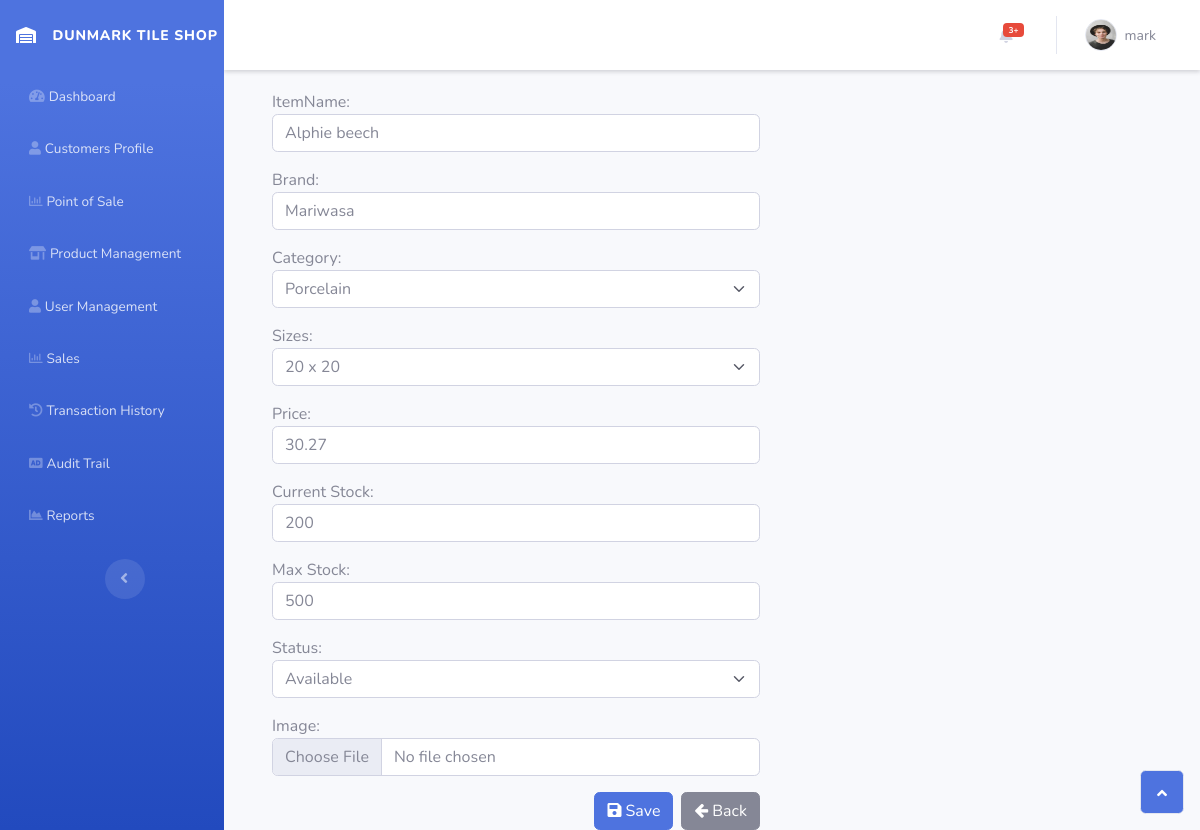
The page /ProductManagement/prod_edit/3/ (signed in) on the database its author committed.
### Usermanagement/models.py (models this page shows, shortened)
class CustomUser(AbstractUser):
    username = models.CharField(max_length=50,null=False,unique=True)
    first_name = models.CharField(max_length=50,null=False)
    last_name  = models.CharField(max_length=50,null=False)
    role = models.CharField(max_length=50,choices=ROLE_CHOICES,default='Cashier')
    email = models.EmailField(max_length=40)
    is_active = models.BooleanField(default=True)
    USERNAME_FIELD = 'username'
    REQUIRED_FIELDS = ['first_name','last_name','email',]

### ProductManagement/models.py (models this page shows)
class Product_crud(models.Model):
  sizes = (
    ('20 x 20','20 x 20'),
    ('20 x 60','20 x 60'),
    ('30 x 30','30 x 30'),
    ('30 x 60','30 x 60'),
    ('40 x 40','40 x 40'),
    ('60 x 30','60 x 30'),
    ('n/a','N/A')
)
  categories = (
    ('adhesive','Adhesive'),
    ('porcelain','Porcelain'),
    ('ceramic','Ceramic'),
    ('skimcoat','Skimcoat'),
    ('sanitaryware ','Sanitary ware')
)
  status = (
    ('available','Available'),
    ('notavailable','Not Available'),
  )
  ItemName = models.CharField(max_length=50,null=False)
  Brand = models.CharField(max_length=50,null=False)
  Sizes = models.CharField(max_length=50,choices=sizes,null=True,default='12 x 30')
  Category  = models.CharField( max_length=50,choices=categories,default='Adhesive',null=False)
  Price = models.DecimalField(max_digits=5,decimal_places=2,null=False,)
  Current_Stock = models.IntegerField(null=False)
  Max_Stock = models.IntegerField(null=False)
  Status = models.CharField(max_length=50,null=False,choices=status)
  Image  = models.ImageField(upload_to='product/',null=True,blank=True)
  Date_Added = models.DateTimeField(default=timezone.now)

### ProductManagement/views.py (the view)
# urls.py: path('prod_edit/<int:id>/',views.product_edit,name='product_edit'),
@login_required()
def product_edit(request,id):
    list_product = Product_crud.objects.get(id=id)
    form = Product_EditForm(instance=list_product)
    form.fields['Max_Stock'].widget.attrs.update({'readonly':True})
    if request.method == 'POST':
        form = Product_EditForm(request.POST, instance=list_product)
        if form.is_valid():
            form.save()
            return redirect('product_list')
    context = {
        'form': form,
        'list_product':list_product,
    }
    return render(request, 'Productmanagement/product_edit.html', context)

### ProductManagement/forms.py
class Product_EditForm(forms.ModelForm):
    class Meta:
        model = Product_crud
        fields = ('ItemName','Brand','Category','Sizes','Price','Current_Stock','Max_Stock','Status','Image')
        widgets  = {
            'ItemName':TextInput(attrs={'class':'form-control'}),'Brand':TextInput(attrs={'class':'form-control'}),
            'Sizes':Select(attrs={'class':'form-select'}),'Category':Select(attrs={'class':'form-select','required':'required'}),
            'Price':NumberInput(attrs={'class':'form-control'}),'Current_Stock':NumberInput(attrs={'class':'form-control'}),
            'Max_Stock':NumberInput(attrs={'class':'form-control'}),'Status':Select(attrs={'class':'form-select'}),'Image':FileInput(attrs={'class':'form-control'})
        }

### templates/Productmanagement/product_edit.html (shortened to what this page needs)
{% extends 'maintemp/base_d.html' %}
{% block content %}
    <main>
        <main>
                <div class="content w-50 h-50 border-info ms-lg-5" style=" padding:10 5 0; margin-top:2%;" >
                    <form action="" method="POST" enctype="multipart/form-data">
                        {{form.as_p}}
                        <div class="modal-footer">
                            <button type="submit" class="btn btn-primary d-inline" value="submit"><i class="fas fa-save"></i> Save </button>
                            <a href="{% url 'product_list'%}"  class="btn btn-secondary ms-2" value="Back"><i class="fa fa-arrow-left" aria-hidden="true"></i> Back </a>
                        </div>
                    </form>
                </div>
            </main>
    </main>
    {% endblock  %}

### templates/maintemp/base_d.html (shortened to what this page needs)
 {% load static %}
<!DOCTYPE html>
<html>
<head>
    <link rel="stylesheet" href="{%static 'assets/bootstrap/css/bootstrapdashboard.min.css' %} ">
    <link rel="stylesheet" href="{% static 'assets/fonts/fontawesome-all.min.css' %}">
    <link rel="stylesheet" href="{% static 'assets/fonts/font-awesome.min.css' %}">
    <link rel="stylesheet" href="{% static 'assets/fonts/fontawesome5-overrides.min.css' %}">
    <link rel="stylesheet" href="https://cdnjs.cloudflare.com/ajax/libs/animate.css/3.5.2/animate.min.css">
    <link rel="stylesheet" href="https://cdnjs.cloudflare.com/ajax/libs/aos/2.3.4/aos.css">
    <link rel="stylesheet" href="https://cdnjs.cloudflare.com/ajax/libs/baguettebox.js/1.11.1/baguetteBox.min.css">
    <link rel="stylesheet" href="https://cdnjs.cloudflare.com/ajax/libs/jquery-confirm/3.3.2/jquery-confirm.min.css">
    <link rel="stylesheet" href="{% static 'assets/css/-Filterable-Gallery-with-Lightbox-BS4--Filterable-Gallery.css' %}">
    <link rel="stylesheet" href="{% static 'assets/css/card.css' %}">
</head>
<body id="page-top" style="background: var(--bs-accordion-color);">
    <div id="wrapper">
        <nav class="navbar navbar-dark align-items-start sidebar sidebar-dark accordion bg-gradient-primary p-0" style="position: sticky;">
            <div class="container-fluid d-flex flex-column p-0"><a class="navbar-brand d-flex justify-content-center align-items-center sidebar-brand m-0" href="#"><i class="fas fa-warehouse fa-fw"></i>
                    <div class="sidebar-brand-text mx-3"><span style="font-size: 14px;">Dunmark Tile Shop</span></div>
                </a>
                <ul class="navbar-nav text-light" id="accordionSidebar">
                    {% url 'dash' as url %}
                    <li class="nav-item ">
                        <a class="nav-link {% if request.path == url %}active{% endif %}" href="{%url 'dash' %}"><i class="fas fa-tachometer-alt" style="font-size: 14px;"></i><span>Dashboard</span></a>
                    </li>
                    {% url 'customer_list' as url %}
                    <li class="nav-item">
                        <a class="nav-link {% if request.path == url %}active{% endif %}" href="{% url 'customer_list'%}"><i class="fas fa-user"></i><span>Customers Profile</span></a>
                    </li>
                    {% url 'pos' as url %}
                    <li class="nav-item">
                        <a class="nav-link {% if request.path == url %}active{% endif %}" href="{% url 'pos' %}"><i class="far fa-chart-bar"></i><span>Point of Sale&nbsp;</span></a>
                    </li>
                    {% url 'product_list' as url %}
                    <li class="nav-item">
                        <a class="nav-link {% if request.path == url %}active{% endif %}" href="{%url 'product_list'%}"><i class="fas fa-store-alt"></i><span>Product Management</span></a>
                    </li>
                    {% url 'userman' as url %}
                    <li class="nav-item">
                        <a class="nav-link {% if request.path == url %}active{% endif %}" href="{%url 'userman' %}"><i class="fas fa-user"></i><span>User Management</span></a>
                    </li>
                    {% url '' as url %}
                    <li class="nav-item">
                        <a class="nav-link {% if request.path == url %}active{% endif %}" href=""><i class="far fa-chart-bar"></i><span>Sales&nbsp;</span></a>
                    </li>
                    {% url '' as url %}
                    <li class="nav-item">
                        <a class="nav-link {% if request.path == url %}active{% endif %}" href="table.html"><i class="fas fa-history"></i><span>Transaction History</span></a>
                    </li>
                    {% url '' as url %}
                    <li class="nav-item">
                        <a class="nav-link {% if request.path == url %}active{% endif %} " href="audittrail1.html"><i class="fas fa-audio-description"></i><span>Audit Trail</span></a>
                    </li>
                    {% url '' as url %}
                    <li class="nav-item">
                        <a class="nav-link {% if request.path == url %}active{% endif %}" href="reports.html"><i class="fas fa-chart-area"></i><span>Reports</span></a>
                    </li>
                </ul>
                <div class="text-center d-none d-md-inline"><button class="btn rounded-circle border-0" id="sidebarToggle" type="button" style="background: var(--bs-navbar-toggler-border-color);"></button></div>
            </div>
        </nav>
        <div class="d-flex flex-column " id="content-wrapper">
            <div id="content" class="">
                <nav class="navbar navbar-light navbar-expand bg-light shadow-sm topbar static-top shadow-sm bg-white" style="box-shadow: 0px 0px;background: #fff;">
                    <div class="container-fluid "><button class="btn btn-link d-md-none rounded-circle me-3" id="sidebarToggleTop" type="button"></button>
                        <ul class="navbar-nav flex-nowrap ms-auto">
                            <li class="nav-item dropdown no-arrow mx-1">
                                <div class="nav-item dropdown no-arrow"><a class="dropdown-toggle nav-link" aria-expanded="false" data-bs-toggle="dropdown" href="#"><span class="badge bg-danger badge-counter">3+</span></a>
                                </div>
                            </li>
                            <li class="nav-item dropdown no-arrow">
                                {% if user.is_authenticated %}
                                <div class="nav-item dropdown no-arrow">
                                    <a class="dropdown-toggle nav-link" aria-expanded="false" data-bs-toggle="dropdown" href="#"><img class="border rounded-circle img-profile" src="{% static 'assets/img/team/avatar2.jpg' %}"><span class="d-none d-lg-inline me-2 text-gray-600 small ms-2">{{user.username}}</span></a>
                                </div>
                                {% endif %}
                            </li>
                        </ul>
                    </div>
                </nav>
                <div class="content" style="max-height:100%;overflow-y:auto;">
                     {% block content%}{% endblock %}
                    </div>
            </div><a class="border rounded d-inline scroll-to-top" href="#page-top" style="background: rgb(78,115,223);"><i class="fas fa-angle-up"></i></a>
        </div>
</body>
</html>

### rows shown on the page
CustomUser: username "mark"
Product_crud: ItemName "Alphie beech", Brand "Mariwasa", Category "Porcelain", Sizes "20 x 20", Price "30.27", Current_Stock "200", Max_Stock "500", Status "Available"
